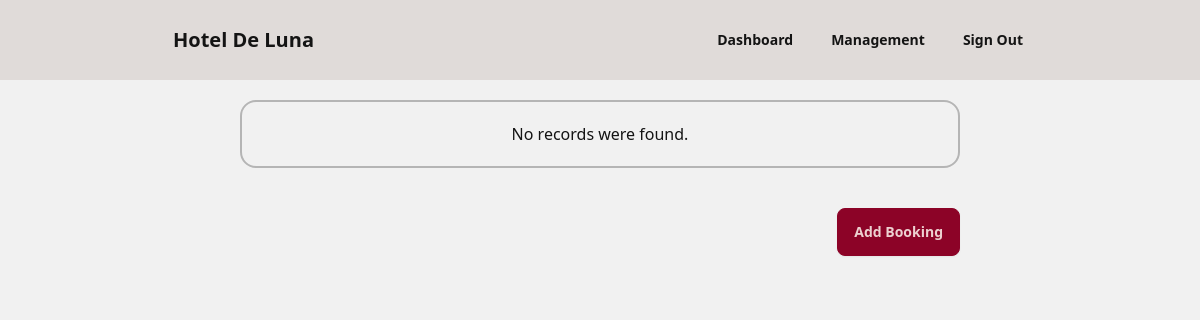
Page /components/hotel-view.php?id=4 on the earlier database version.
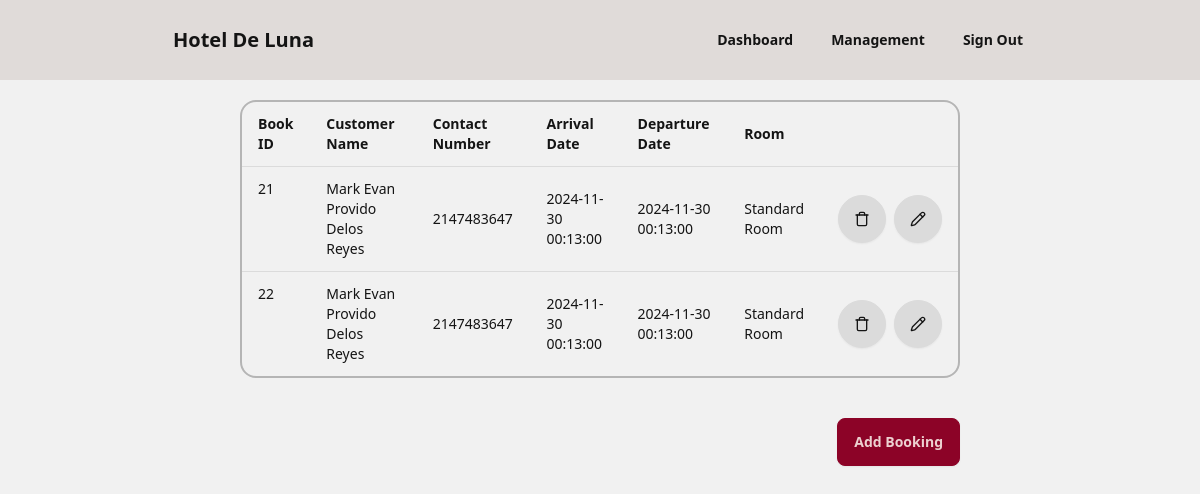
Same page on the later database version.
### tables this page shows
CREATE TABLE `bookings` (
  `id` int(11) NOT NULL,
  `customer_name` varchar(99) DEFAULT NULL,
  `date_arriving` datetime DEFAULT NULL,
  `date_departure` datetime DEFAULT NULL,
  `room_type` varchar(99) DEFAULT NULL,
  `booked_hotel` int(11) DEFAULT NULL,
  `contact_number` int(11) DEFAULT NULL
);

### components/hotel-view.php (the view, shortened to what this page needs)
<?php $id = $_GET["id"];?>
<!doctype html>
<html data-theme="autumn" lang="en">
<head>
    <script src="https://cdn.tailwindcss.com?plugins=forms,typography,aspect-ratio,line-clamp,container-queries"></script>
    <link href="https://cdn.jsdelivr.net/npm/daisyui@4.12.14/dist/full.min.css" rel="stylesheet" type="text/css" />
    <script src="https://cdn.tailwindcss.com"></script>
</head>
<body>
<?php include "../components/dashboardnavbar.php"; ?>
<div class="grid w-3/5 m-auto gap-5 ">
    <div class="card card-bordered mt-5 border-2 border-black/25 ">
        <?php
include '../backend/connection.php';
$sql = "SELECT * FROM bookings where booked_hotel = $id";
if($result = mysqli_query($conn, $sql)){
    if(mysqli_num_rows($result) > 0){
        echo "<table class='table m-auto'>";
        echo "<tr>";
        echo "<th>Book ID</th>";
        echo "<th>Customer Name</th>";
        echo "<th>Contact Number</th>";
        echo "<th>Arrival Date</th>";
        echo "<th>Departure Date</th>";
        echo "<th>Room</th>";
        echo "<th></th>";
        echo "</tr>";
        while($row = mysqli_fetch_array($result)){
            echo "<tr>";
            echo "<td class='flex flex-row items-center gap-2'>" . $row['id'] ."</td>";
            echo "<td>" . $row['customer_name'] . "</td>";
            echo "<td>" . $row['contact_number'] . "</td>";
            echo "<td>" . $row['date_arriving'] . "</td>";
            echo "<td>" . $row['date_departure'] . "</td>";
            echo "<td>" . $row['room_type'] . "</td>";
            echo '<td>
                <div class="flex gap-2">
                <a class="btn btn-circle" href="../backend/book-delete.php?id='.$row['id'].'"><svg xmlns="http://www.w3.org/2000/svg" width="16" height="16" viewBox="0 0 24 24" fill="none" stroke="currentColor" stroke-width="2" stroke-linecap="round" stroke-linejoin="round" class="lucide lucide-trash"><path d="M3 6h18"/><path d="M19 6v14c0 1-1 2-2 2H7c-1 0-2-1-2-2V6"/><path d="M8 6V4c0-1 1-2 2-2h4c1 0 2 1 2 2v2"/></svg></a>
                <a class="btn btn-circle" href="book-edit.php?id='.$row['id'].'"><svg xmlns="http://www.w3.org/2000/svg" width="16" height="16" viewBox="0 0 24 24" fill="none" stroke="currentColor" stroke-width="2" stroke-linecap="round" stroke-linejoin="round" class="lucide lucide-pencil"><path d="M21.174 6.812a1 1 0 0 0-3.986-3.987L3.842 16.174a2 2 0 0 0-.5.83l-1.321 4.352a.5.5 0 0 0 .623.622l4.353-1.32a2 2 0 0 0 .83-.497z"/><path d="m15 5 4 4"/></svg></a>
                </div>
</td>';
            echo "</tr>";
        }
        echo "</table>";
    } else{
        echo "<div class='p-5 text-center'>No records were found.</div>";
    }
} else{
    echo "ERROR: Could not able to execute $sql. " . mysqli_error($conn);
}
mysqli_close($conn); ?>
    </div>
   <?php
   echo ' <div class="">
        <a href="../Pages/hotel-add-book-dashboard.php?id='.$_GET["id"].'" class="place-self-end flex btn btn-primary my-5">Add Booking</a>
    </div>'
   ?>
</div>
</body>
</html>

### components/dashboardnavbar.php (shortened to what this page needs)
<?php
$curPageName = substr($_SERVER["SCRIPT_NAME"], strrpos($_SERVER["SCRIPT_NAME"], "/") + 1);
if ($curPageName == "dashboard.php") {
    echo '
<div class="navbar bg-amber-950/10 w-full m-auto">
    <div class="w-3/4 items-center m-auto">
    <div class="flex-1 ">
        <a href="#" class="btn btn-ghost text-xl">Hotel De Luna</a>
    </div>
    <div class="flex-none">
        <ul class="menu menu-horizontal px-1">
            <li class="flex flex-row gap-1 " >
                <a href="/project/dashboard.php" class="btn btn-neutral active">Dashboard</a>
                    <a href="/project/management.php" class="btn btn-ghost active">Management</a>
                <a href="/project/index.php" class="btn btn-ghost">Sign Out</a>
            </li>
        </ul>
    </div>
</div>
</div>
';
}else{
    echo '
<div class="navbar bg-amber-950/10 w-full m-auto">
    <div class="w-3/4 items-center m-auto">
    <div class="flex-1 ">
        <a href="#" class="btn btn-ghost text-xl">Hotel De Luna</a>
    </div>
    <div class="flex-none">
        <ul class="menu menu-horizontal px-1">
            <li class="flex flex-row gap-1 " >
                <a href="/project/dashboard.php" class="btn btn-ghost active">Dashboard</a>
                    <a href="/project/management.php" class="btn btn-ghost active">Management</a>
                <a href="/project/index.php" class="btn btn-ghost">Sign Out</a>
            </li>
        </ul>
    </div>
</div>
</div>
';
}
?>

Differences in the rows shown:
added bookings: id "21", customer_name "Mark Evan Provido Delos Reyes", contact_number "2147483647", date_arriving "2024-11-30 00:13:00", date_departure "2024-11-30 00:13:00", room_type "Standard Room"
added bookings: id "22", customer_name "Mark Evan Provido Delos Reyes", contact_number "2147483647", date_arriving "2024-11-30 00:13:00", date_departure "2024-11-30 00:13:00", room_type "Standard Room"
Other differences:
text no longer shown: "No records were found."
text now shown: "Book ID Customer Name Contact Number Arrival Date Departure Date Room"
